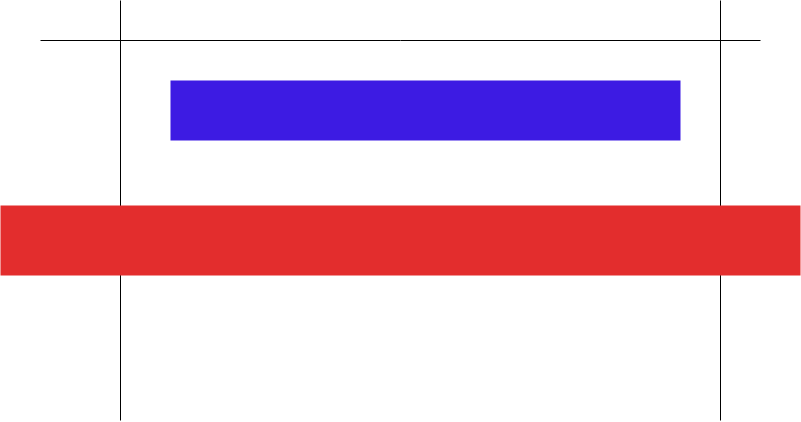
#> input picture ros/src/vision/scripts/species_recognition/images/sampleLine1.png, 801 x 422 px
$ python LineMeasurement.py   (Python 2 division)
#> lines starting #> are read from the running program, lines starting #| are printed output that depends on the picture; after the words box and inside, x2 and y2 are one past the last pixel; in counts of white or black regions, pixels touching at a corner belong together
import cv2
import numpy as np

from imutils import grab_contours

""" Detects corners in an image and a blue line. The program uses the known distance between corners to determine
the length of the line"""

# Read in a test image
orig_img = cv2.imread("images/sampleLine1.png")
#> orig_img is the input picture: shape (422, 801, 3); mean B, G, R 216.6, 198.5, 231.7

hsvImage = cv2.cvtColor(orig_img, cv2.COLOR_BGR2HSV)
#> hsvImage: shape (422, 801, 3); mean H, S, V 11.5, 54.1, 246.8
redMask = cv2.add(cv2.inRange(hsvImage, (0, 150, 45), (13, 255, 255)),
                  cv2.inRange(hsvImage, (150, 150, 45), (180, 255, 255)))
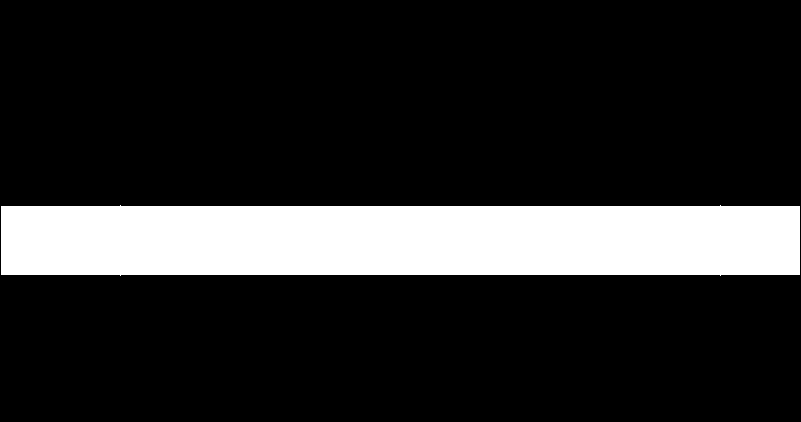
#> redMask: shape (422, 801); 16.3% white; 1 white region, box (x1, y1, x2, y2) and area: (1, 205, 800, 276) 55135
blueMask = cv2.inRange(hsvImage, (100, 100, 45), (140, 255, 255))
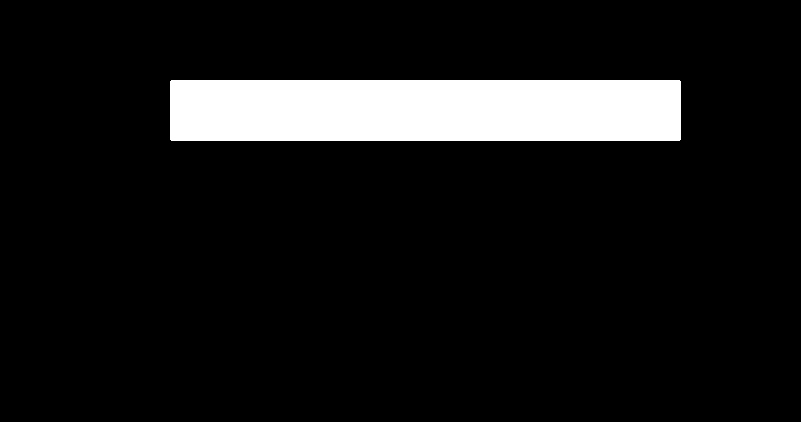
#> blueMask: shape (422, 801); 9.2% white; 1 white region, box (x1, y1, x2, y2) and area: (170, 80, 681, 141) 31167

# Locate Horizontal and vertical lines
_, lineMask = cv2.threshold(cv2.cvtColor(orig_img, cv2.COLOR_BGR2GRAY), 25, 255, cv2.THRESH_BINARY_INV)
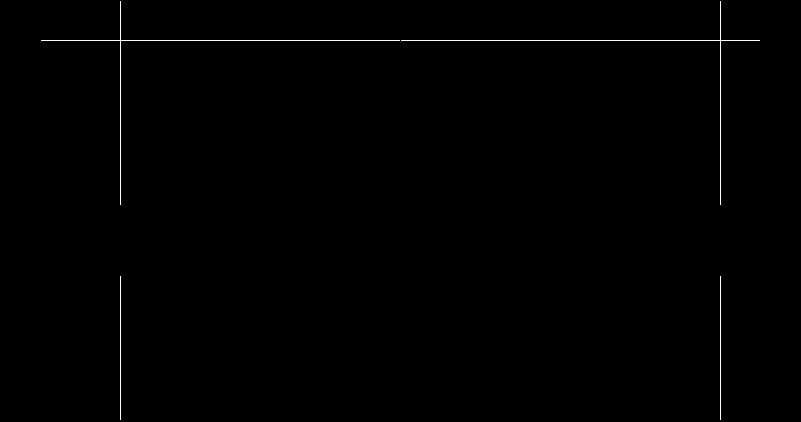
#> lineMask: shape (422, 801); 0.42% white in thin lines or dots, all inside (x1, y1, x2, y2) = (41, 1, 760, 420)
#> (the run stopped early here; a loop or call above may not have finished)
